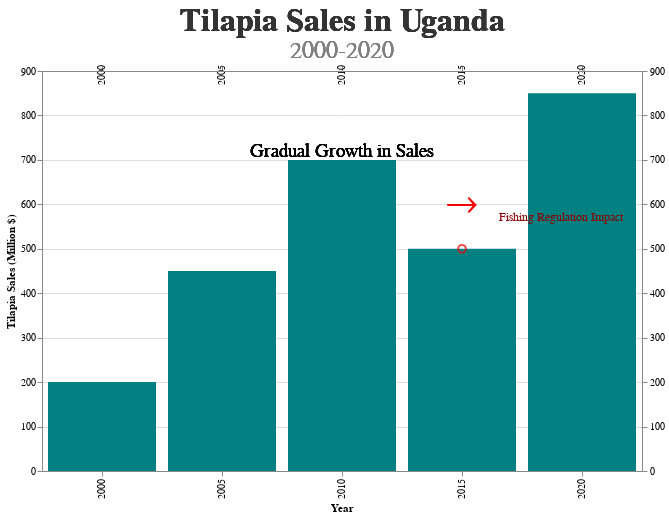

The notebook cell saved with this chart:
### Code cell
#Create a barchart
tilapia_bar = (pn.Story(data, width=600)
                 .mark_bar(color='teal')
                 .encode(x='Year:O', y='Tilapia Sales (Million $):Q')
                 .add_title("Tilapia Sales in Uganda", "2000-2020",
                            title_color="#333")
                 .add_context("Gradual Growth in Sales", position='top')
                 .add_annotation(2015, 500, "Fishing Regulation Impact", arrow_color='red', label_color='darkred')
                 .render())
tilapia_bar

### Figure 1 — Vega-Lite specification as saved in the notebook (floating-point values rounded to 4 significant figures)
{"config": {"view": {"continuousWidth": 300, "continuousHeight": 300}}, "layer": [{"mark": {"type": "bar", "color": "teal"}, "encoding": {"x": {"field": "Year", "type": "ordinal"}, "y": {"field": "Tilapia Sales (Million $)", "type": "quantitative"}}}, {"layer": [{"mark": {"type": "text", "align": "center", "color": "#333", "font": "Arial", "fontSize": 32, "fontWeight": "bold", "text": "Tilapia Sales in Uganda"}, "encoding": {"x": {"value": 300.0}, "y": {"value": -50}}}, {"mark": {"type": "text", "align": "center", "color": "gray", "font": "Arial", "fontSize": 24, "text": "2000-2020"}, "encoding": {"x": {"value": 300.0}, "y": {"value": -20}}}]}, {"mark": {"type": "text", "align": "center", "angle": 0, "baseline": "middle", "color": "black", "font": "Arial", "fontSize": 19, "text": "Gradual Growth in Sales"}, "encoding": {"x": {"value": 300.0}, "y": {"value": 80}}}, {"layer": [{"mark": {"type": "point", "color": "red", "size": 60}, "encoding": {"x": {"field": "x", "title": "", "type": "ordinal"}, "y": {"field": "y", "title": "", "type": "quantitative"}}}, {"mark": {"type": "text", "color": "red", "dx": 0, "dy": -45, "fontSize": 40, "text": "→"}, "encoding": {"x": {"field": "x", "title": "", "type": "ordinal"}, "y": {"field": "y", "title": "", "type": "quantitative"}}}, {"mark": {"type": "text", "align": "left", "baseline": "top", "color": "darkred", "dx": 37, "dy": -37, "fontSize": 12, "text": "Fishing Regulation Impact"}, "encoding": {"x": {"field": "x", "title": "", "type": "ordinal"}, "y": {"field": "y", "title": "", "type": "quantitative"}}}], "data": {"name": "data-f3e4714c8d145d8b7199adc93c11085a"}}], "data": {"name": "data-0ab13e4ffcee68999f636ed64636a724"}, "height": 400, "resolve": {"axis": {"x": "independent", "y": "independent"}}, "width": 600, "$schema": "https://vega.github.io/schema/vega-lite/v5.20.1.json", "datasets": {"data-0ab13e4ffcee68999f636ed64636a724": [{"Year": 2000, "Tilapia Sales (Million $)": 200}, {"Year": 2005, "Tilapia Sales (Million $)": 450}, {"Year": 2010, "Tilapia Sales (Million $)": 700}, {"Year": 2015, "Tilapia Sales (Million $)": 500}, {"Year": 2020, "Tilapia Sales (Million $)": 850}], "data-f3e4714c8d145d8b7199adc93c11085a": [{"x": 2015, "y": 500}]}}
